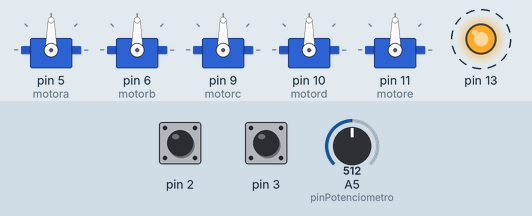
Bench run of a sketch on a simulated Arduino Uno, built with avr-gcc and run on an emulated ATmega328P. Parts: 5 × servo, output pins drawn as LEDs (lit = HIGH). Dashed ring = blinking. The inputs (shaded band) are chosen by the test bench; at power-on: pin 2 HIGH, pin 3 HIGH, A5 (pinPotenciometro) = 512. What the sketch prints to the serial monitor is not drawn.

Above: at 1.25 s.
1.3 s: pin 2 pulled LOW for 0.25 s
At 2.2 s:
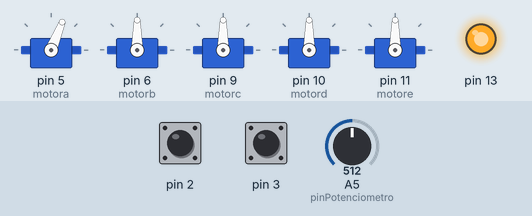
At 3.2 s:
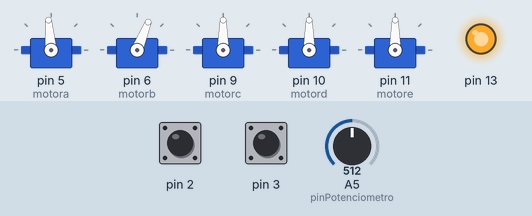
Timing chart, 0 to 13.3 s (numbered marks = the images above; inputs shaded):
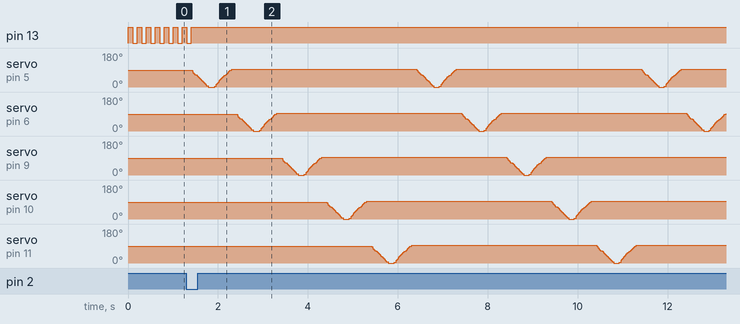

Measured:
- by itself, pin 13: alternates HIGH for 0.10 s and LOW for 0.10 s

The sketch:

Physical_Therapy_Glove.ino
```cpp
#include <VarSpeedServo.h>
#define pinPotenciometro A5

VarSpeedServo motora; //cria objeto a partir da biblioteca
VarSpeedServo motorb;
VarSpeedServo motorc;
VarSpeedServo motord;
VarSpeedServo motore;

int tempo;
int rotina  = 0;
int estadobot1 = 0;
int estadobot2 = 0;
int vezes = 0;
byte velocidade;

//void B2acionado();

void setup() {
  pinMode(13, OUTPUT);
  pinMode(2, INPUT_PULLUP);
  pinMode(3, INPUT_PULLUP);

  motora.attach(5); //motorA pino 5
  motorb.attach(6); //motorB pino 6
  motorc.attach(9); //motorC pino 9
  motord.attach(10); //motorD pino 10
  motore.attach(11); //motorE pino 11

  Serial.begin(9600);
}

void loop() {

    int lido = analogRead(pinPotenciometro);
    velocidade = map(lido, 0, 1023, 65, 250);

    if(velocidade > 125) tempo = 500;
    else tempo = 1000;

    if(digitalRead(2) == LOW)
    {
        digitalWrite(13, HIGH);
        for(vezes = 0; vezes <5; vezes++)
        rotina1();
    }


    if(digitalRead(3) == LOW)
    {
        digitalWrite(13, HIGH);
        for(vezes = 0; vezes <5; vezes++)
        rotina2();
    }

    Serial.print("A5:");
    Serial.print(lido);
    Serial.print(" Velocidade:");
    Serial.println(velocidade);
    digitalWrite(13, HIGH);
    delay(100);
    digitalWrite(13, LOW);
    delay(100);

}

void rotina1(){

    motora.slowmove(0, velocidade); //posição , velocidade
    delay (tempo);
    motora.slowmove(95, velocidade); //posição , velocidade
    delay (tempo);


    motorb.slowmove(0, velocidade); //posição , velocidade
    delay (tempo);
    motorb.slowmove(95, velocidade); //posição , velocidade
    delay (tempo);


    motorc.slowmove(0,velocidade); //posição , velocidade
    delay (tempo);
    motorc.slowmove(95, velocidade); //posição , velocidade
    delay (tempo);


    motord.slowmove(0,velocidade); //posição , velocidade
    delay (tempo);
    motord.slowmove(95, velocidade); //posição , velocidade
    delay (tempo);


    motore.slowmove(0,velocidade); //posição , velocidade
    delay (tempo);
    motore.slowmove(95, velocidade); //posição , velocidade
    delay (tempo);

}

void rotina2(){

    motora.slowmove(0, velocidade); //posição , velocidade
    delay (tempo);
    motorb.slowmove(0, velocidade); //posição , velocidade
    delay (tempo);
    motorc.slowmove(0,velocidade); //posição , velocidade
    delay (tempo);
    motord.slowmove(0,velocidade); //posição , velocidade
    delay (tempo);
    motore.slowmove(0,velocidade); //posição , velocidade
    delay (tempo);

    motora.slowmove(95, velocidade); //posição , velocidade
    delay (tempo);
    motorb.slowmove(95, velocidade); //posição , velocidade
    delay (tempo);
    motorc.slowmove(95,velocidade); //posição , velocidade
    delay (tempo);
    motord.slowmove(95,velocidade); //posição , velocidade
    delay (tempo);
    motore.slowmove(95,velocidade); //posição , velocidade
    delay (tempo);

}
```
